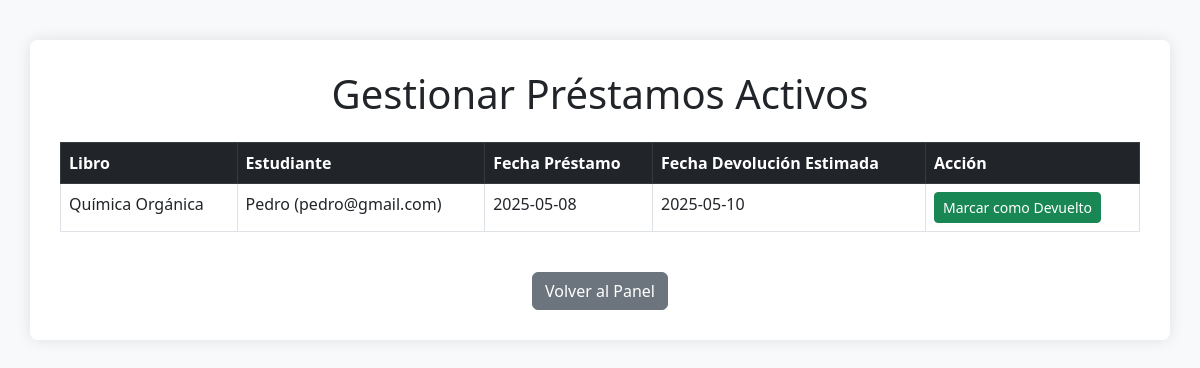
The app's page /sistema_biblioteca/gestionar_prestamos.php (signed in) with its own data.
### tables this page shows
CREATE TABLE `prestamos` (
  `id_prestamo` int(11) NOT NULL,
  `id_usuario` int(11) DEFAULT NULL,
  `id_libro` int(11) DEFAULT NULL,
  `fecha_prestamo` date DEFAULT NULL,
  `fecha_devolucion` date DEFAULT NULL,
  `devuelto` tinyint(1) DEFAULT 0
);

CREATE TABLE `libros` (
  `id_libro` int(11) NOT NULL,
  `titulo` varchar(150) DEFAULT NULL,
  `autor` varchar(100) DEFAULT NULL,
  `isbn` varchar(20) DEFAULT NULL,
  `id_categoria` int(11) DEFAULT NULL,
  `estado` enum('disponible','prestado') DEFAULT 'disponible'
);

CREATE TABLE `usuarios` (
  `id_usuario` int(11) NOT NULL,
  `nombre` varchar(100) DEFAULT NULL,
  `email` varchar(100) DEFAULT NULL,
  `contraseña` varchar(255) DEFAULT NULL,
  `tipo_usuario` enum('estudiante','bibliotecario') NOT NULL
);

### sistema_biblioteca/gestionar_prestamos.php (the view, shortened to what this page needs)
<?php
require 'db/conexion.php';
$prestamos_activos_result = $conexion->query("
    SELECT p.id_prestamo, p.fecha_prestamo, p.fecha_devolucion,
           u.nombre AS nombre_usuario, u.email AS email_usuario,
           l.id_libro, l.titulo AS titulo_libro
    FROM prestamos p
    JOIN usuarios u ON p.id_usuario = u.id_usuario
    JOIN libros l ON p.id_libro = l.id_libro
    WHERE p.devuelto = 0
    ORDER BY p.fecha_prestamo ASC
");
?>
<!DOCTYPE html>
<html lang="es">
<head>
    <link href="https://cdn.jsdelivr.net/npm/bootstrap@5.3.0/dist/css/bootstrap.min.css" rel="stylesheet">
</head>
<body>
    <div class="container container-gestion">
        <h1 class="text-center mb-4">Gestionar Préstamos Activos</h1>
        <div class="table-responsive">
            <table class="table table-hover table-bordered">
                <thead class="table-dark">
                    <tr>
                        <th>Libro</th>
                        <th>Estudiante</th>
                        <th>Fecha Préstamo</th>
                        <th>Fecha Devolución Estimada</th>
                        <th>Acción</th>
                    </tr>
                </thead>
                <tbody>
                    <?php if ($prestamos_activos_result && $prestamos_activos_result->num_rows > 0): ?>
                        <?php while ($prestamo = $prestamos_activos_result->fetch_assoc()): ?>
                            <tr>
                                <td><?php echo htmlspecialchars($prestamo['titulo_libro']); ?></td>
                                <td><?php echo htmlspecialchars($prestamo['nombre_usuario']) . " (" . htmlspecialchars($prestamo['email_usuario']) . ")"; ?></td>
                                <td><?php echo htmlspecialchars($prestamo['fecha_prestamo']); ?></td>
                                <td><?php echo htmlspecialchars($prestamo['fecha_devolucion']); ?></td>
                                <td>
                                    <form method="POST" action="gestionar_prestamos.php" style="display:inline;">
                                        <button type="submit" class="btn btn-sm btn-success" onclick="return confirm('¿Confirmar la devolución de este libro?');">Marcar como Devuelto</button>
                                    </form>
                                </td>
                            </tr>
                        <?php endwhile; ?>
                    <?php else: ?>
                        <tr><td colspan="5" class="text-center">No hay préstamos activos en este momento.</td></tr>
                    <?php endif; ?>
                </tbody>
            </table>
        </div>
        <div class="text-center mt-4">
            <a href="dashboard.php" class="btn btn-secondary">Volver al Panel</a>
        </div>
    </div>
</body>
</html>

### sistema_biblioteca/gestionar_prestamos.php (style rules this page uses)
body { background-image: url('imagenes/fondo_biblioteca.jpg'); background-size: cover; background-position: center center; background-repeat: no-repeat; background-attachment: fixed; background-color: #f8f9fa; }
.container-gestion { background-color: rgba(255, 255, 255, 0.95); padding: 30px; border-radius: 8px; margin-top: 40px; margin-bottom: 40px; box-shadow: 0 0 15px rgba(0,0,0,0.1); }

### records on screen
prestamos: id_libro.titulo "Química Orgánica", id_usuario.nombre "Pedro", id_usuario.email "pedro@gmail.com", fecha_prestamo "2025-05-08", fecha_devolucion "2025-05-10"
